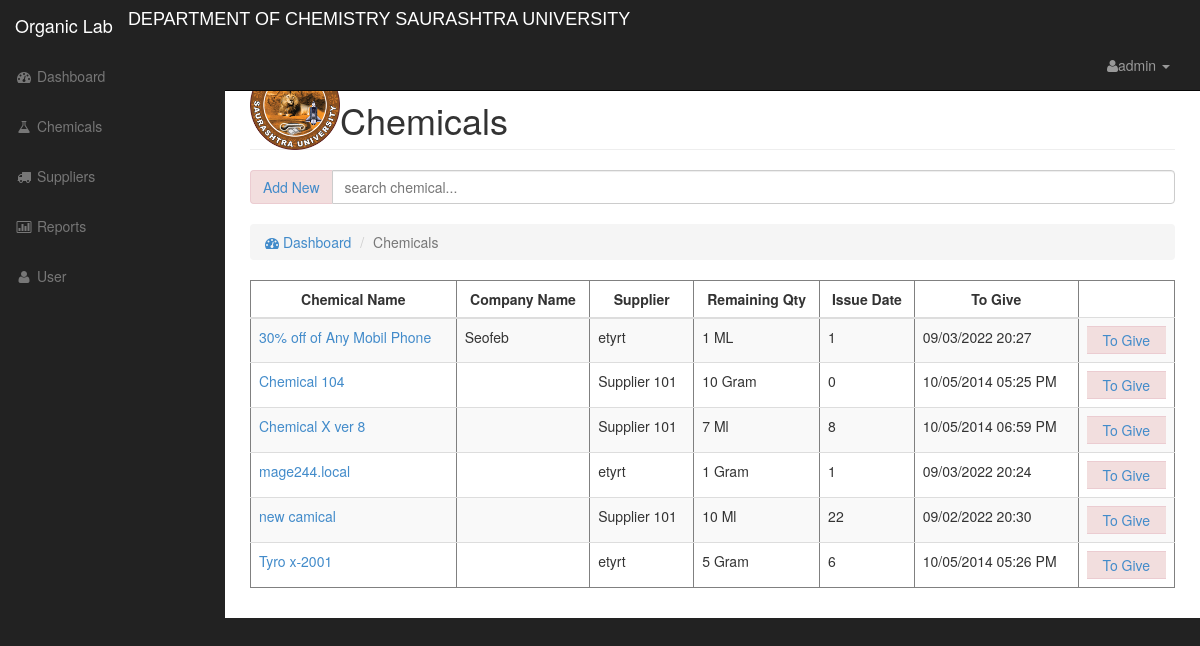
/chemicals.php (signed in), run on an earlier commit of the app's database.
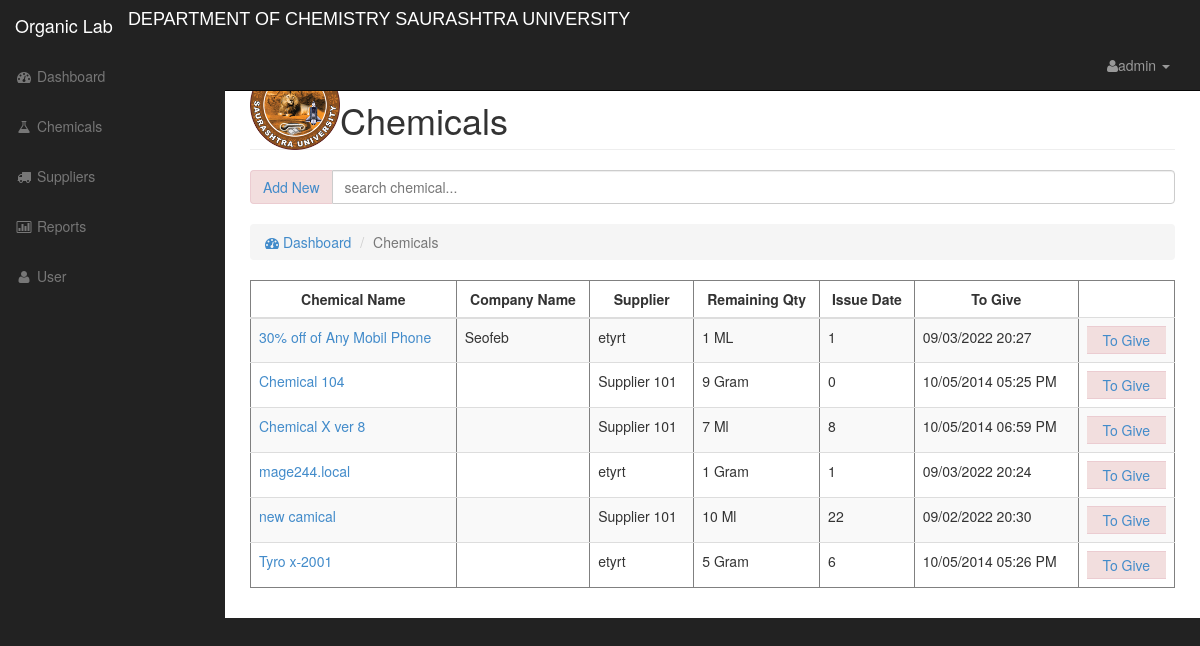
And on a later commit of the database.
### tables this page shows
CREATE TABLE `chemicals` (
  `id` int NOT NULL AUTO_INCREMENT,
  `name` varchar(50) NOT NULL,
  `company` varchar(250) NOT NULL,
  `description` text NOT NULL,
  `qty` varchar(50) NOT NULL,
  `unitsign` varchar(11) NOT NULL,
  `unit` varchar(50) NOT NULL,
  `supplier` varchar(50) NOT NULL,
  `dateIn` varchar(50) NOT NULL,
  `dateUpdated` varchar(50) NOT NULL,
  `createdBy` varchar(50) NOT NULL,
  `updatedBy` varchar(50) NOT NULL,
  PRIMARY KEY (`id`)
);

### data/chemical_model.php (called while the page is built, shortened)
<?php
    class Chemical_data {
        function getchemicals(){
        $conn = mysqli_connect("localhost","dev","dev14","cinventory") or die("please connect with the database");
           $q = "SELECT * from chemicals order by name asc ";
            $result = mysqli_query($conn,$q);
            return $result;
        }
    }
?>

### chemicals.php (the view, shortened to what this page needs)
<?php include('include/header.php'); ?>
<?php include('include/sidebar.php'); ?>
<?php
    include('data/chemical_model.php');
    $datachemical = new Chemical_data();
?>
        <div id="page-wrapper">
            <div class="container-fluid">
                <div class="row">
                    <div class="col-lg-12">
                        <img src="/inventoryphp/organic/upload/logo.png" height="90" align="left" >
                        <h1 class="page-header">Chemicals</h1>
                        <div class="input-group">
                            <span class="input-group-addon alert-danger"><a href="#addchemical_modal" data-toggle="modal">Add New</a></span>
                            <input type="text" class="form-control" id="searchchemical" placeholder="search chemical...">
                        </div>
                        <br />
                        <ol class="breadcrumb">
                            <li><a href="index.php"><i class="fa fa-dashboard"></i> Dashboard</a></li>
                            <li class="active">Chemicals</li>
                        </ol>
                    </div>
                </div>
                <div class="row">
                    <div class="col-lg-12">
                        <div class="table-responsive">
                            <table class="table table-hover table-striped" border="1px">
                                <thead>
                                    <tr>
                                        <th>Chemical Name</th>
                                        <th>Company Name</th>
                                        <th>Supplier</th>
                                        <th>Remaining Qty</th>
                                        <th>Issue Date</th>
                                        <th>To Give</th>
                                    </tr>
                                </thead>
                                <tbody class="table-chemical">
                                        <?php $chemical = $datachemical->getchemicals(); ?>
                                        <?php while($row = mysqli_fetch_array($chemical)): ?>
                                            <tr>
                                                <td>
                                                    <a href="editchemical.php?id=<?php echo $row['id'];?>"><?php echo $row['name'];?>
                                                    </a>
                                                </td>
                                                 <td class="text-left">
                                                    <div readonly>
                                                        <?php echo $row['company'];?>
                                                    </div>
                                                </td>
                                                <td class="text-left">
                                                    <div readonly>
                                                        <?php echo $row['supplier'];?>
                                                    </div>
                                                </td>
                                                <td class="text-left">
                                                    <div readonly>
                                                        <?php echo $row['qty']." ".$row['unitsign'];?>
                                                    </div>
                                                </td>
                                                <td class="text-left">
                                                    <div readonly>
                                                        <?php echo $row['unit'];?>
                                                    </div>
                                                </td>
                                                <td class="text-left">
                                                    <div readonly>
                                                        <?php echo $row['dateIn'];?>
                                                    </div>
                                                </td>
                                                <td>
                                                    <span class="input-group-addon alert-danger"><a href="#to_give" data-toggle="modal" target = "_blank">To Give</a></span>
                                                </td>
                                            </tr>
                                        <?php endwhile; ?>
                                </tbody>
                            </table>
                        </div>
                    </div>
                </div>
            </div>
        </div>
    </div>
<?php include('include/footer.php'); ?>

### include/header.php (shortened to what this page needs)
<?php
    $base_url = "http://localhost/inventoryphp/organic/";
?>
<!DOCTYPE html>
<html lang="en">
<head>
    <link href="css/bootstrap.min.css" rel="stylesheet">
    <link href="css/sb-admin.css" rel="stylesheet">
    <link href="css/mystyle.css" rel="stylesheet">
    <link href="css/jquery-ui.css" rel="stylesheet">
    <link href="css/plugins/morris.css" rel="stylesheet">
    <link href="font-awesome/css/font-awesome.min.css" rel="stylesheet" type="text/css">
</head>
<body>
    <div id="wrapper">
        <nav class="navbar navbar-inverse navbar-fixed-top" role="navigation">
            <div class="navbar-header">
                <a class="navbar-brand" href="index.php">Organic Lab</a>
            </div>
            <marquee width="80%" direction="cent" class="blink">
            <h4>DEPARTMENT OF CHEMISTRY SAURASHTRA UNIVERSITY</h4>
            </marquee>
            <ul class="nav navbar-right top-nav">
                <li class="dropdown">
                    <a href="#" class="dropdown-toggle" data-toggle="dropdown"><i class="fa fa-user"></i>admin <b class="caret"></b></a>
                </li>
            </ul>

### include/sidebar.php
<div class="collapse navbar-collapse navbar-ex1-collapse">
               <ul class="nav navbar-nav side-nav">
                   <li>
                       <a href="<?php echo $base_url;?>index.php"><i class="fa fa-fw fa-dashboard"></i> Dashboard</a>
                   </li>
                   <li>
                       <a href="<?php echo $base_url;?>chemicals.php"><i class="fa fa-fw fa-flask"></i> Chemicals</a>
                   </li>
                   <li>
                       <a href="<?php echo $base_url;?>supplier.php"><i class="fa fa-fw fa-truck"></i> Suppliers</a>
                   </li>
                   <li>
                       <a href="<?php echo $base_url;?>reports.php"><i class="fa fa-fw fa-bar-chart-o"></i> Reports</a>
                   </li>
                   <li>
                       <a href="<?php echo $base_url;?>userdata.php"><i class="fa fa-fw fa-user"></i> User</a>
                   </li>
               </ul>
           </div>
       </nav>

### include/footer.php (shortened to what this page needs)
    </body>
</html>

### css/sb-admin.css (style rules this page uses)
body { margin-top: 100px; background-color: #222; }
@media (min-width:768px) { body { margin-top: 50px; } }
#wrapper { padding-left: 0; }
#page-wrapper { width: 100%; padding: 0; background-color: #fff; }
@media (min-width:768px) { #wrapper { padding-left: 225px; } }
@media (min-width:768px) { #page-wrapper { padding: 10px; } }
.top-nav { padding: 0 15px; }
.top-nav>li { display: inline-block; float: left; }
.top-nav>li>a { padding-top: 15px; padding-bottom: 15px; line-height: 20px; color: #999; }
@media (min-width:768px) { .side-nav { position: fixed; top: 51px; left: 225px; width: 225px; margin-left: -225px; border: none; border-radius: 0; overflow-y: auto; background-color: #222; } }
@media (min-width:768px) { .side-nav>li>a { width: 225px; } }

### css/mystyle.css (style rules this page uses)
table th { text-align: center; }
.fa { cursor: pointer; }

### include/header.php (style rules this page uses)
.blink { animation: blinker 1.5s linear infinite; color: white; font-family: sans-serif; }

### chemicals.php (style rules this page uses)
input { border-style: hidden; }

What changed in the data, as far as the page shows it:
changed chemicals "Chemical 104": qty "10" → "9"
